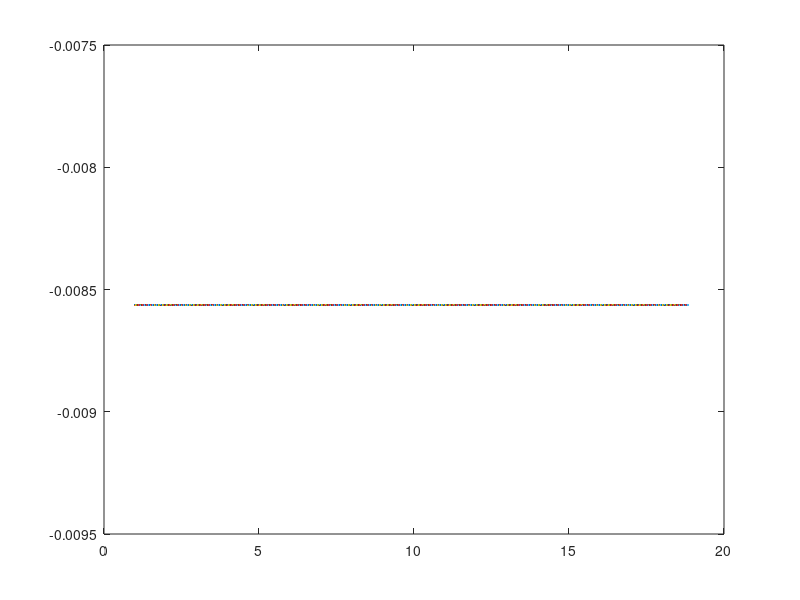

Source code (MATLAB):
%% Uppgift 1
disp('313 + 3.13(13 + 31)')
disp('313 + 3.13*(44)')
disp(313 + 137.72)
%% Uppgift 2
a = zeros(10,10);

for i=1:10
    a(i,i) = 1;
    for k=1:10
        if k-i > 0
         a(i, k) = k + 10*(i-1)
        end
    end
end
a
%% Funktion 1
% linspace(start, stop, antal)
x=linspace(0,10,100);
y=cos(x);
plot(x,y);

%% Funktion 2
y = @(x) sin(x);
fplot(y);

%% Ankan

x=linspace(-1, 3, 100);
y= 0;
plot(x,y);
hold on
x = linspace(0.05, 1, 100);
y = 0.5*x.^2;
plot(x,y);

x=linspace(1, 2.5, 100);
y=-x.^2 + 3.5*x -2;
plot(x,y);

x=linspace(0.05,1.4,100);
y = 0.125743*sin(0.79358 - 4.90691*x) - 0.0663435;
plot(x,y);

x=linspace(0.5,1.4,100);
y= x.^3 - 3.188*x.^2 + 3.822*x -1.887;
plot(x,y);

x=linspace(1, 1.1, 100);
y = 30*x.^2 - 67.5*x + 38;
plot(x,y);

x=linspace(2, 2.5, 100);
y = 26.665*x.^3 - 183.986*x.^2 + 424.301*x - 326.975;
plot(x,y);

x=linspace(1.4, 1.6, 100);
y = -5*x.^2 + 15*x -10.7;
plot(x,y);

x=linspace(1.4, 1.6, 100);
y = 5*x.^2 - 15*x +11.7;
plot(x,y);
hold off

%% sinc (funkar ej)
x = linspace(1, 6*pi, 1000);
y = sin(x)/x
plot(x,y)


